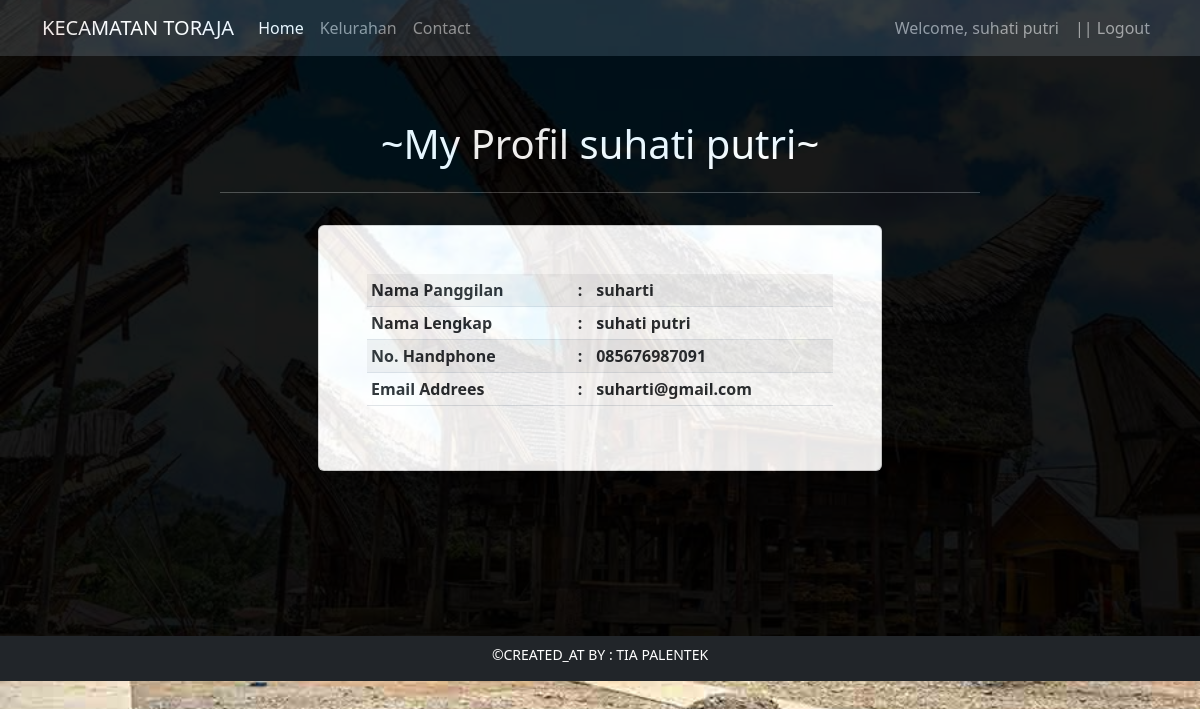
The app's page /profil.php (signed in) with its own data.
### tables this page shows
CREATE TABLE `tb_user` (
  `id_user` int(11) NOT NULL,
  `nama_panggilan` varchar(100) NOT NULL,
  `nama_lengkap` varchar(100) NOT NULL,
  `no_handphone` varchar(100) NOT NULL,
  `email` varchar(100) NOT NULL,
  `password` varchar(100) NOT NULL
);

### profil.php (the view, shortened to what this page needs)
<?php
require 'koneksi.php';
$id_user = $_SESSION['id_user'];
$user = mysqli_query($conn, "SELECT * FROM tb_user WHERE id_user = '$id_user' ");
$usr = mysqli_fetch_array($user);
?>
<!doctype html>
<html lang="en">
  <head>
    <link rel="stylesheet" href="https://unpkg.com/aos@next/dist/aos.css" />
     <link rel="stylesheet" href="css/home.css">
    <link href="https://cdn.jsdelivr.net/npm/bootstrap@5.2.0-beta1/dist/css/bootstrap.min.css" rel="stylesheet">
  </head>
  <body>
<nav class="navbar navbar-expand-lg bg-dark navbar-dark">
  <div class="container">
    <a class="navbar-brand" href="#">KECAMATAN TORAJA</a>
    <div class="collapse navbar-collapse" id="navbarNav">
      <ul class="navbar-nav">
        <li class="nav-item">
          <a class="nav-link active" aria-current="page" href="index.php">Home</a>
        </li>
        <li class="nav-item">
          <a class="nav-link" href="kelurahan.php">Kelurahan</a>
        </li>
        <li class="nav-item">
          <a class="nav-link" href="contact.php">Contact</a>
        </li>
      </ul>
      <ul class="navbar-nav ms-auto">
        <?php if(isset($_SESSION['login'])) { ?>
          <li class="nav-item">
            <a class="nav-link" href="profil.php">Welcome, <?php echo $usr['nama_lengkap'] ?></a>
          </li>
          <li class="nav-item">
            <a class="nav-link" href="logout.php"> || Logout</a>
          </li>
        <?php }else{ ?>
          <li class="nav-item">
            <a class="nav-link" href="login.php"> || Login</a>
          </li>
        <?php } ?>
      </ul>
    </div>
  </div>
</nav>
    <div class="container-fluid" id="container-fluid">
        <div class="container-fluid py-5">
            <div class="row text-center text-white mt-3">
                <div class="col-lg-8 offset-lg-2">
                    <h1 class="mb-4">~My Profil <?php echo $usr['nama_lengkap'] ?>~</h1>
                    <hr>
                </div>
            </div>
        <div class="row mt-3">
            <div class="col-lg-6 offset-lg-3">
            <div class="card p-5">
            <div class="table-responsive">
                <table class="table table-sm table-striped">
                    <tbody>
                        <tr>
                            <th>Nama Panggilan</th>
                            <th>:</th>
                            <th><?php echo $usr['nama_panggilan'] ?></th>
                        </tr>
                        <tr>
                            <th>Nama Lengkap</th>
                            <th>:</th>
                            <th><?php echo $usr['nama_lengkap'] ?></th>
                        </tr>
                        <tr>
                            <th>No. Handphone</th>
                            <th>:</th>
                            <th><?php echo $usr['no_handphone'] ?></th>
                        </tr>
                        <tr>
                            <th>Email Addrees</th>
                            <th>:</th>
                            <th><?php echo $usr['email'] ?></th>
                        </tr>
                    </tbody>
                </table>
            </div>
        </div>
            </div>
        </div>
    </div>
    </div>
    <div class="container-fluid bg-dark" id="footer">
      <div class="container">
        <div class="row">
          <div class="col-lg-12">
              <div class="text-center m-2">
                <small><p class="text-white">&copy;CREATED_AT BY : TIA PALENTEK</p></small>
              </div>
          </div>
        </div>
      </div>
    </div>
  </body>
</html>

### css/home.css (style rules this page uses)
* { padding: 0; margin: 0; }
html body { background-image: url('../img/toraja2.jpg'); background-size: cover; background-position: center; background-repeat: no-repeat; }
#container-fluid { background-color: black; opacity: 0.9; }
nav { background-color: black; opacity: 0.9; }

### profil.php (style rules this page uses)
#container-fluid { height: 580px; }

### records on screen
tb_user: nama_lengkap "suhati putri", nama_panggilan "suharti", no_handphone "085676987091", email "suharti@gmail.com"
